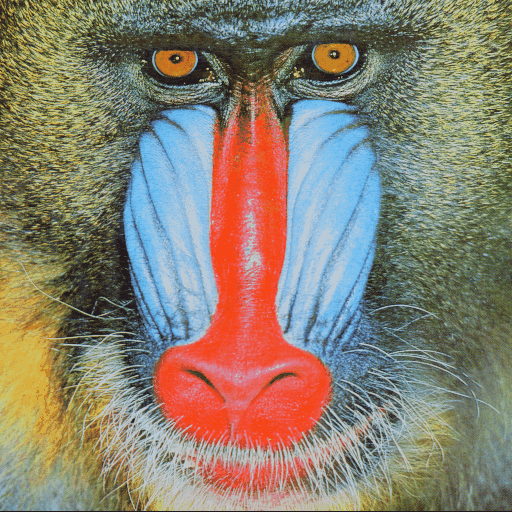
#> input picture data/BaboonSOFM.tif, 512 x 512 px, found by its file name
$ jupyter execute --allow-errors 1_Agrupamiento_no_supervisado.ipynb
#> lines starting #> are read from the running program, lines starting #| are printed output that depends on the picture
<a href="https://colab.research.google.com/github/rubengamarro/practicas_aprendizaje_no_supervisado/blob/main/1_Agrupamiento_no_supervisado.ipynb" target="_parent"></a>

#EJERCICIO 1

[cell 1]
from PIL import Image
import numpy as np
# Cargar imagen
img = Image.open('BaboonSOFM.tif')
#> img is the input picture: PIL image 512x512 RGB; mean R, G, B 137.4, 128.9, 113.1
# Convertir objeto imagen a array numpy
imagen = np.asarray(img)
#Obtenemos número de filas, columnas y canales de color
fil = imagen.shape[0]
#> fil = 512
col = imagen.shape[1]
#> col = 512
canales = imagen.shape[2]
#> canales = 3
#Aplanamos array de imagen para pasar a una lista de filxcol muestras con
#tantos rasgos como canales tenga la imagen
X = imagen.reshape((fil*col, canales))

**Apartado a**

[cell 2]
from sklearn.cluster import KMeans

#init='randon' especifica el algoritmo "clásico" de K-medias
km = KMeans(n_clusters=8,
            init='random',
            n_init='auto',
            random_state=0)
predicciones = km.fit_predict(X)

**Apartado b**

[cell 3]
imagenComp = np.zeros((fil,col,canales))
cont=0
for idx_f in np.arange(fil):
  for idx_c in np.arange(col):
    imagenComp[idx_f, idx_c, :] = km.cluster_centers_[predicciones[cont]]
    cont=cont+1
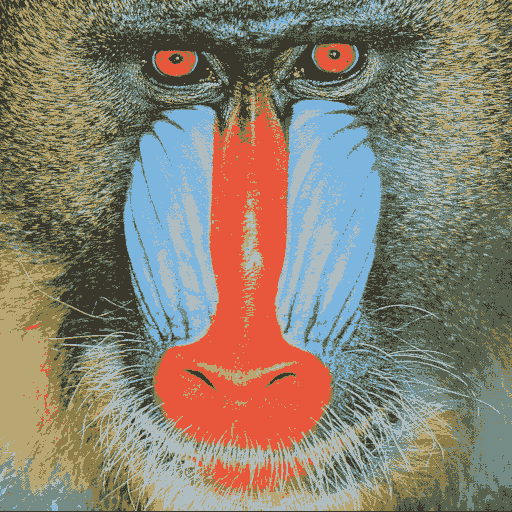
#> imagenComp: shape (512, 512, 3) float64; mean of channels 0, 1, 2 137.4, 128.9, 113.1; drawn as R, G, B
#> after the loop, cont = 262144

**Apartado c**

[cell 4]
import matplotlib.pyplot as plt
#Dibujamos la imagen original y la comprimida
fig, (ax1, ax2) = plt.subplots(1, 2)
ax1.imshow(imagen)
ax1.set_title('Original')
#Debemos pasar a entero para que se dibuje correctamente
ax2.imshow(imagenComp.astype(np.int32))
ax2.set_title('Comprimida')
plt.show()
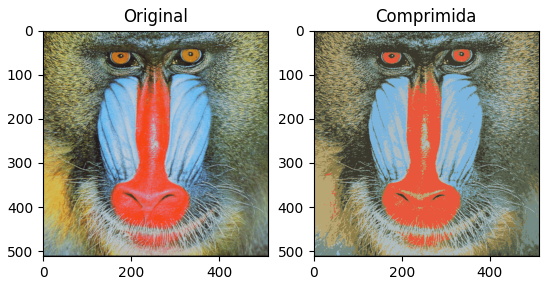
#> figure drawn by matplotlib, 2 panels

fig = plt.figure(figsize = (7, 7))
ax = fig.add_subplot(projection='3d')
ax.scatter(X[:,0], X[:,1], X[:,2], marker='.', color=X/255, label='Original')
ax.scatter(km.cluster_centers_[:,0], km.cluster_centers_[:,1],
km.cluster_centers_[:,2], marker='o', edgecolor='k',
color=km.cluster_centers_/255, s=90,label='Prototipo')
ax.set_xlabel('R')
ax.set_ylabel('G')
ax.set_zlabel('B')
ax.legend()
ax.axes.set_xlim3d(left=0, right=255)
ax.axes.set_ylim3d(bottom=0, top=255)
ax.axes.set_zlim3d(bottom=0, top=255)
plt.show()
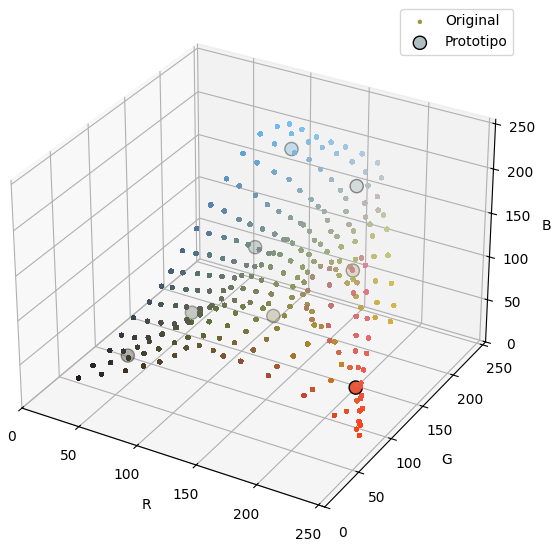
#> figure drawn by matplotlib, 1 panel

**Apartado d**

En la imagen comprimida se utilizan 8 colores distintos, que se corresponden a los 8 centroides que le hemos pedido a k-medias.

#EJERCICIO 2

**Apartado a**

[cell 5]
import pandas as pd
import numpy as np

#> (the rest of this cell did not finish here and is left out)

[cell 6]
from sklearn.preprocessing import StandardScaler

#> (the rest of this cell did not finish here and is left out)

[cell 7]
import numpy as np
import matplotlib.pyplot as plt

#> (the rest of this cell did not finish here and is left out)

[cell 8]
km_plus = KMeans(n_clusters=5,
            init='k-means++',
            n_init='auto',
            random_state=0)
#> (the rest of this cell did not finish here and is left out)

[cell 9]
from numpy import unique
from matplotlib import cm

def dibujaMuestras2D(X, predicciones, centroides = []):
  #Obtenemos lista de identificadores de grupos
  grupos = unique(predicciones)
  #Definimos los colores para las muestras de cada grupo

  colores = [plt.cm.tab20(each) for each in np.linspace(0, 1, len(grupos))]

  #Procesamos muestras grupo a grupo:
  for grupo, color in zip(grupos, colores):
    etiqueta = "Grupo " + str(grupo)
    plt.scatter(X[predicciones==grupo, 0], X[predicciones==grupo, 1], s=20,
                  color=color, label=etiqueta)

  if len(centroides)!= 0:
    #Dibujamos centroides:
    plt.scatter(centroides[:, 0], centroides[:, 1],
                c="r", marker = "X", label="Centroides",
                s=200)

  #Dibujamos leyenda, etiquetas...
  plt.xlabel("X0")
  plt.ylabel("X1")
  plt.legend()
  plt.grid()
  plt.tight_layout()
  plt.show()

#> (a cell that did not finish here is left out)

Los distintos centroides serán las nuevas comisarías y los puntos de cada color son los distintos accidentes provocados en las 5 zonas distintas.

**Apartado b**

[cell 11]
from sklearn.utils import resample
#> (the rest of this cell did not finish here and is left out)

[cell 12]
from sklearn.cluster import DBSCAN

#> (the rest of this cell did not finish here and is left out)

[cell 13]
grupos = np.unique(predicciones)
#> grupos = [0, 1, 2, 3, 4, 5, 6, 7]
mascara_m_nucleos = np.zeros_like(predicciones, dtype=bool)
#> (the rest of this cell did not finish here and is left out)

Los puntos coloreados estarán vigilados por drones, mientras que los puntos blancos no serán vigilados dado que no llegan a los accidentes mínimos en esa zona. Cada color marca las diferentes zonas que son vigiladas por distintos drones.

**Apartado c**

[cell 14]
#Cantidad de muestras atípicas y de grupos en las predicciones
n_atipicas = list(predicciones).count(-1)
#> n_atipicas = 0
n_grupos = np.unique(predicciones).shape[0] - (1 if (n_atipicas > 0) else 0)
#> n_grupos = 8

print("Cantidad predicha de grupos: %d" % n_grupos)
#| Cantidad predicha de grupos: 8
print("Cantidad predicha de muestras atípicas: %d" % n_atipicas)
#| Cantidad predicha de muestras atípicas: 0

Utilizaremos 9 drones, que son los distintos grupos que ha formado nuestro modelo basado en densidad, en este caso de accidentes.

#EJERCICIO 3

**Apartado a**

[cell 15]
import pandas as pd
import numpy as np

#> (the rest of this cell did not finish here and is left out)

#> (a cell that did not finish here is left out)

[cell 17]
from scipy.cluster.hierarchy import dendrogram
from scipy.spatial.distance import pdist, squareform
from scipy.cluster.hierarchy import linkage

metodos = ['single', 'complete', 'average', 'ward']
plt.figure(figsize=(12, 8))
#> (the rest of this cell did not finish here and is left out)

Como podemos ver en las 4 gráficas, el método que parece más robusto es el método ward, ya que muestra una gran diferencia de distancia al unir los dos últimos grupos con respecto a los demás.

[cell 18]
from sklearn.cluster import AgglomerativeClustering

ac = AgglomerativeClustering(n_clusters=2,
                             metric='euclidean',
                             linkage='ward')
#> (the rest of this cell did not finish here and is left out)

**Apartado b**

[cell 19]
user78 = predicciones[77] #ponemos 77 ya que el User 78 se encuentra en la posicion 77 ya que se cuenta desde 0
#> user78 = 7
print("El usuario 78 pertenece al grupo", user78)
#| El usuario 78 pertenece al grupo 7
